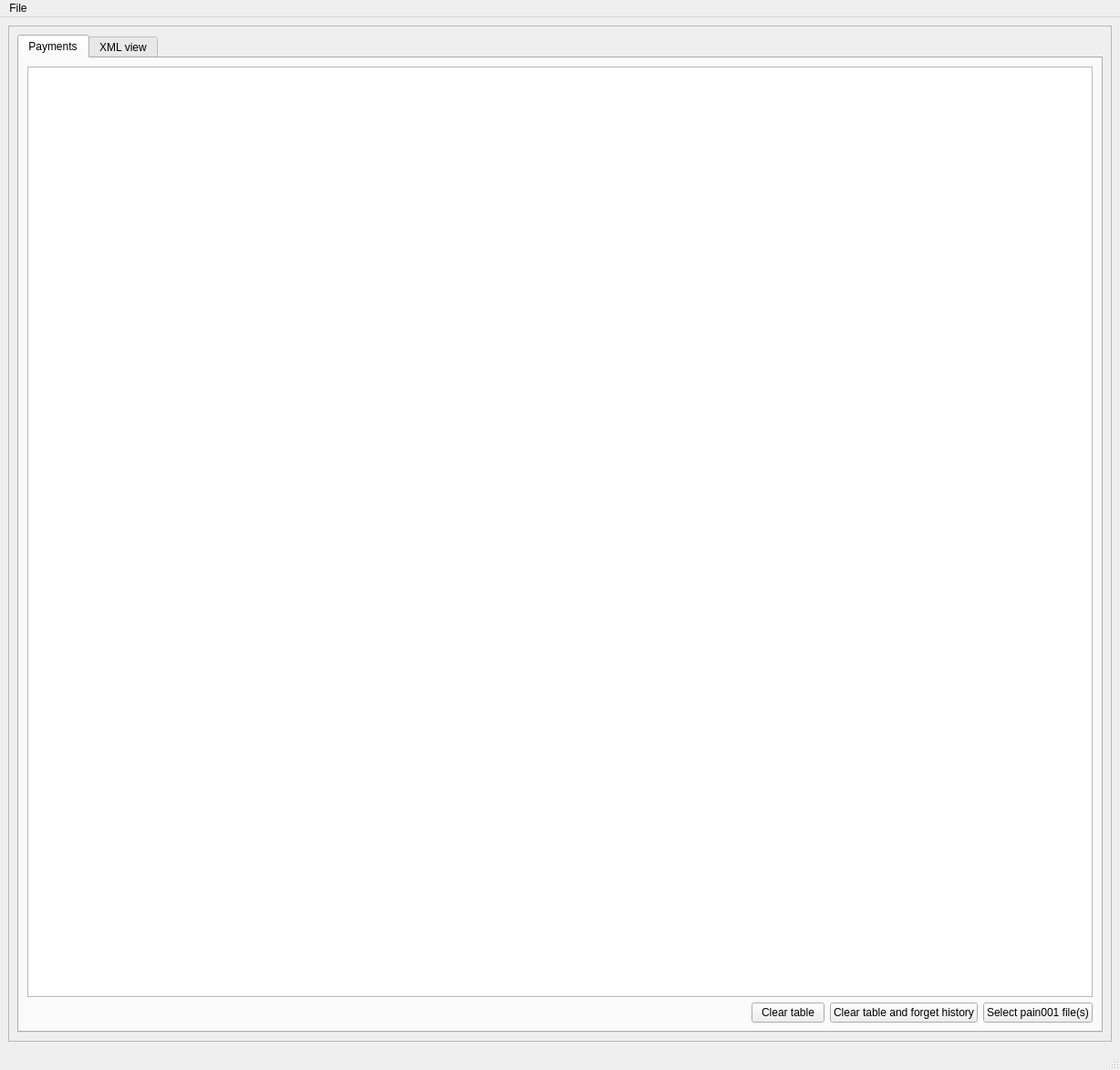
<?xml version="1.0" encoding="UTF-8"?>
<ui version="4.0">
 <class>mainwindow</class>
 <widget class="QMainWindow" name="mainwindow">
  <property name="geometry">
   <rect>
    <x>0</x>
    <y>0</y>
    <width>1228</width>
    <height>1173</height>
   </rect>
  </property>
  <property name="windowTitle">
   <string>Riskless Pain</string>
  </property>
  <property name="windowIcon">
   <iconset>
    <normaloff>risklesspain.svg</normaloff>risklesspain.svg</iconset>
  </property>
  <widget class="QWidget" name="centralwidget">
   <layout class="QGridLayout" name="gridLayout">
    <item row="0" column="0">
     <widget class="QScrollArea" name="scrollArea">
      <property name="widgetResizable">
       <bool>true</bool>
      </property>
      <widget class="QWidget" name="scrollAreaWidgetContents">
       <property name="geometry">
        <rect>
         <x>0</x>
         <y>0</y>
         <width>1208</width>
         <height>1111</height>
        </rect>
       </property>
       <layout class="QHBoxLayout" name="horizontalLayout_11">
        <item>
         <widget class="QTabWidget" name="tabWidget">
          <property name="currentIndex">
           <number>0</number>
          </property>
          <widget class="QWidget" name="tab_payments">
           <attribute name="title">
            <string>Payments</string>
           </attribute>
           <layout class="QGridLayout" name="gridLayout_2">
            <item row="2" column="0">
             <widget class="QTableWidget" name="tw_payments_table">
              <property name="editTriggers">
               <set>QAbstractItemView::EditTrigger::NoEditTriggers</set>
              </property>
              <property name="alternatingRowColors">
               <bool>true</bool>
              </property>
              <property name="selectionBehavior">
               <enum>QAbstractItemView::SelectionBehavior::SelectRows</enum>
              </property>
              <property name="sortingEnabled">
               <bool>true</bool>
              </property>
              <attribute name="horizontalHeaderStretchLastSection">
               <bool>true</bool>
              </attribute>
              <attribute name="verticalHeaderVisible">
               <bool>false</bool>
              </attribute>
             </widget>
            </item>
            <item row="5" column="0">
             <layout class="QHBoxLayout" name="horizontalLayout_5">
              <item>
               <spacer name="horizontalSpacer_2">
                <property name="orientation">
                 <enum>Qt::Orientation::Horizontal</enum>
                </property>
                <property name="sizeHint" stdset="0">
                 <size>
                  <width>40</width>
                  <height>20</height>
                 </size>
                </property>
               </spacer>
              </item>
              <item>
               <widget class="QPushButton" name="pb_clear">
                <property name="text">
                 <string>Clear table</string>
                </property>
               </widget>
              </item>
              <item>
               <widget class="QPushButton" name="pb_clear_and_forget">
                <property name="text">
                 <string>Clear table and forget history</string>
                </property>
               </widget>
              </item>
              <item>
               <widget class="QPushButton" name="pb_select_pain_file">
                <property name="text">
                 <string>Select pain001 file(s)</string>
                </property>
               </widget>
              </item>
             </layout>
            </item>

           </layout>
          </widget>
          <widget class="QWidget" name="tab_differences">
           <attribute name="title">
            <string>XML view</string>
           </attribute>
           <layout class="QGridLayout" name="gridLayout_2">
            <item row="2" column="0">
             <widget class="QTextEdit" name="label_differences">
              <property name="text">
              <string/>
              </property>
              <property name="readOnly">
               <bool>true</bool>
              </property>
             </widget>
            </item>

           </layout>
          </widget>
         </widget>
        </item>
       </layout>
      </widget>
     </widget>
    </item>
   </layout>
  </widget>
  <widget class="QMenuBar" name="menubar">
   <property name="geometry">
    <rect>
     <x>0</x>
     <y>0</y>
     <width>1228</width>
     <height>20</height>
    </rect>
   </property>
   <widget class="QMenu" name="menuFile">
    <property name="title">
     <string>File</string>
    </property>
    <addaction name="mb_action_about"/>
    <addaction name="separator"/>
    <addaction name="mb_action_quit"/>
    <addaction name="separator"/>
   </widget>
   <addaction name="menuFile"/>
  </widget>
  <widget class="QStatusBar" name="statusbar"/>
  <action name="mb_action_quit">
   <property name="text">
    <string>Quit</string>
   </property>
  </action>
  <action name="mb_action_about">
   <property name="text">
    <string>About</string>
   </property>
  </action>
 </widget>
 <tabstops>
  <tabstop>tw_payments_table</tabstop>
  <tabstop>pb_clear</tabstop>
  <tabstop>pb_clear_and_forget</tabstop>
  <tabstop>pb_select_pain_file</tabstop>
 </tabstops>
 <resources/>
 <connections/>
</ui>
